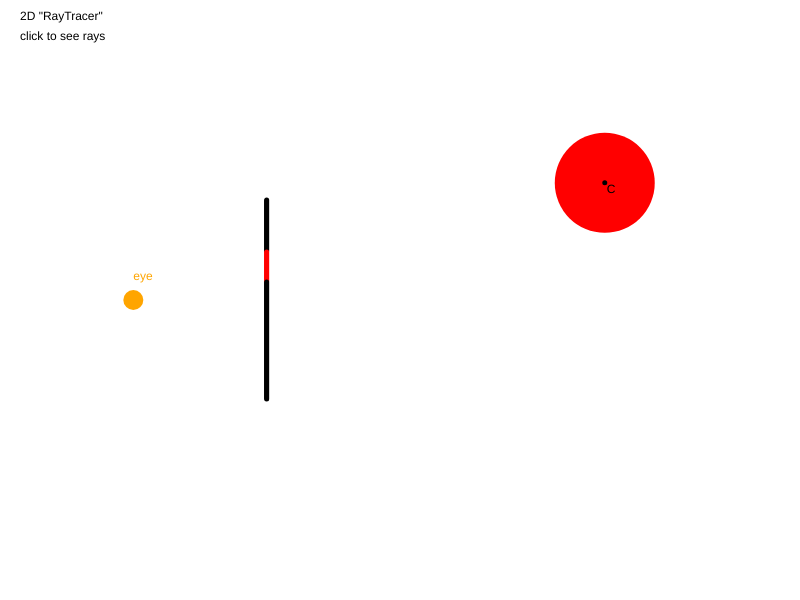
Frame 1 (no input)
Frame 60 (no input): identical to frame 1, image omitted
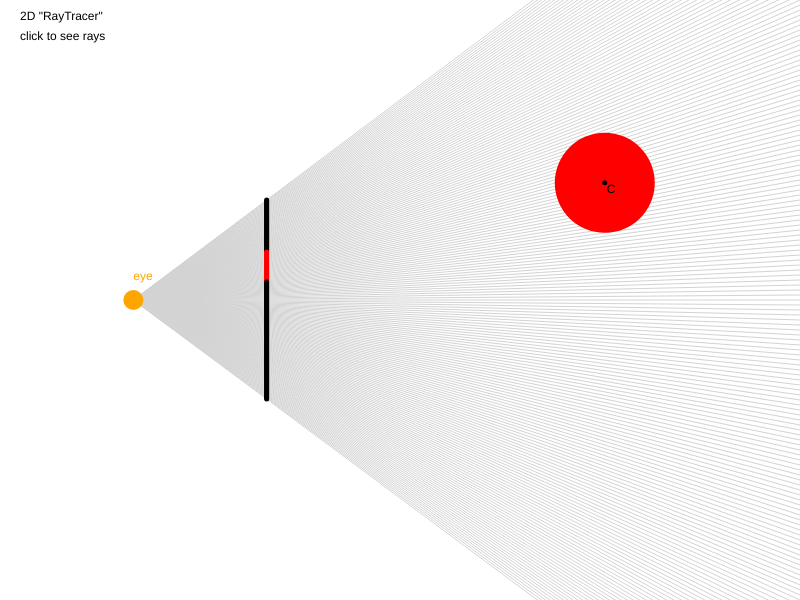
Frame 120 (the mouse pressed at the canvas centre since frame 60)

The p5.js sketch that drew these frames (run headless with seeded random() and noise() and a simulated clock; from frame 60 on, the mouse is pressed at the canvas centre):

// p5.js sketch
// ── sketch.js
let c, eye; //vectores for object center and camera ey
let DEBUG = false; //turns ray visualization on/off
let circSize = 100; //the diamater or our singular circle to render
let screenPixels = []; //an empty array to store pixel value
let screenSize = 200; //pixel length of screen, not HD!
// let screenPoint1, screenPoint2; //the top and bottom points of the screen

function setup() {
  createCanvas(800, 600);

  c = createVector(random(2 * (width/6) + circSize, width - circSize), random(0 + circSize, height - circSize)); //put c at random location, not too close to the screen and not off the edge
  eye = createVector(width/6, height/2); //eye is always at the same point

  //build the screen
  x = 2*(width/6); //x position of the screen
  for(let i = 0; i < screenSize; i++){
    //creates a vector for each "pixel" of the screen
    //going to hijack the z value for "on/off" later on, set to 0 for off for now
    let p = createVector(x, i + height/2 - 100, 0); 
    screenPixels.push(p); //add this pixel to the array of pixels
  }

  // print(screenPixels); //for testing
}

function draw() {

  cast(); //this is the magic happening

  scene(); //sets the scene, draws everything
  checkMove(); //moves the object around with the arrow keys

  // single(); //used this to test drawing a single ray from eye to mouse
}

//set the scene
function scene(){
  background("#FFF"); 

  text('2D "RayTracer"', 20, 20);
  text('click to see rays', 20, 40);
   
  showRays(); //shows all the rays cast from the eye through the screen

  // eye
  fill("orange");
  noStroke();
  ellipse(eye.x, eye.y, 20, 20); //small circle at the eye location
  text("eye", eye.x, eye.y - 20); //label

  // screen
  drawScreen();

  //cirlce object
  noStroke();
  fill("#FF0000"); //red
  ellipse(c.x, c.y, circSize, circSize)
  fill("#000"); 
  ellipse(c.x, c.y, 5, 5); //center 
  text("C", c.x + 2, c.y + 10); //label
}

function drawScreen(){
  strokeWeight(5); //chunky
  for(let p of screenPixels){
    if(p.z){ //if p is anything but 0
      stroke("#FF0000"); //red
    } else {
      stroke("#000"); //black
    }

    point(p.x, p.y); //point for this pixel
  }
  strokeWeight(1); //reset to default
}

//move the shape with the arrow keys
function checkMove(){
  if (keyIsDown(LEFT_ARROW)) {
    if(c.x > 2*(width/6) + circSize/2 + 10){ //don't let the circle bash into screne
      c.x -= 5;
    }
  }

  if (keyIsDown(RIGHT_ARROW)) {
    c.x += 10;
  }

  if (keyIsDown(UP_ARROW)) {
    c.y -= 10;
  }

  if (keyIsDown(DOWN_ARROW)) {
    c.y += 10;
  }
}

function single(){
  //draw a line from the center in the direction of the mouse pointer
  //used for testing out at first
  let m = createVector(mouseX, mouseY); //make a vecotr at the mouse location
  let ray = p5.Vector.sub(m, eye);
  ray.normalize(); //normalize, makes the vetor a lenght of 1
  ray.setMag(1000); //sets the length of the line
  ray.add(eye); //moves the vector to the eye

  stroke(0); //black
  line(eye.x, eye.y, ray.x, ray.y) //draw a line for this vector
}

function showRays(){
  //shows the all the rays from the eye through the screen
  for(let p of screenPixels){ //p is a vector point
    let ray = p5.Vector.sub(p, eye); //creats a vector from the eye to the pixel
    ray.normalize(); //set magnitude to 1
    ray.setMag(1000); //set the lenght of the line
    ray.add(eye); //moves the vector to the center of the eye

    if(DEBUG){
      stroke("#D3D3D3"); //light grey rays
      line(eye.x, eye.y, ray.x, ray.y);
    }
  }
}

function mousePressed(){
  //using this to turn on/off the rays
  if(DEBUG == false){
    DEBUG = true;
  } else {
    DEBUG = false;
  }
}

function cast(){
  //casting magic
  for(let p of screenPixels){ //for every pixel
    for(let t = 1; t < width; t++){ //for every point along the line from the eye to the screen
      //note, t could start at a higher value to save some cycles, you could calc the distance from p to eye, and start from there
      let ray = p5.Vector.sub(p, eye); //makes the ray, move outside of the for loop to save some processing?
      ray.normalize(); //sets the magnitude to 0
      ray.setMag(t); //sets the magnitude to the point we are checking, some distance t along the line of the ray
      ray.add(eye); //moves the vector to the center of the eye
      if(checkPoint(ray)){ //looks for a collision with the object
        //found a collision
        p.z = 1; //paint the pixel to the color of the object
        break; //break the loop
      } else {
        p.z = 0; //off
      }
    }
  }
}

function checkPoint(tPoint) {
  //tPoint is a vector point
  //c is the center of our circle
  let radius = circSize / 2; //radius of the circle
  let distance = tPoint.dist(c); //gets the distance from tpoint to c
  //if distance is <= radius, we have a hit, return true
  if(distance <= radius){
    return true;
  } else {
    return false;
  }
}

// ── style.css
html, body {
  margin: 0;
  padding: 0;
  background-color: lightGrey;
}
canvas {
  display: block;
}
